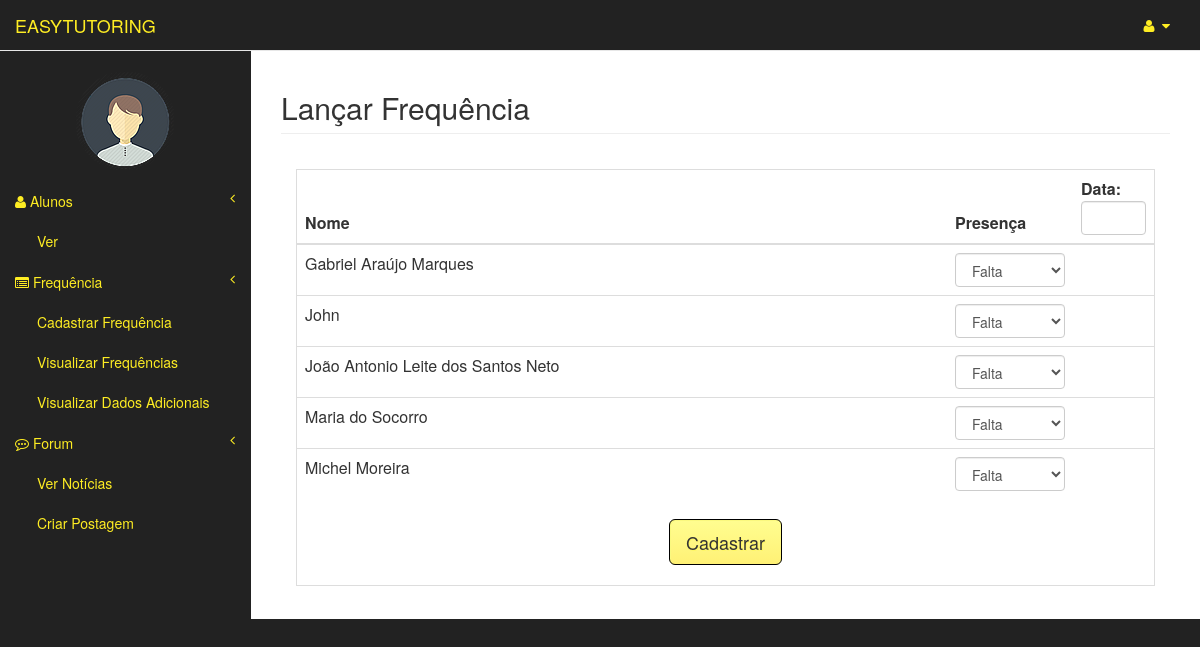
/faltas/new/13/ (signed in), run on the app's committed database.
### usuarios/models.py (models this page shows, shortened)
class Usuario(models.Model):
	user = models.OneToOneField(User)
	matricula = models.CharField(max_length=20)
	curso = models.CharField(max_length=3)
	tipo = models.CharField(max_length=8, blank=False,null=True)
	nome_completo = models.CharField(max_length=150)
	img = models.ImageField(upload_to="img/original/", blank=True)
	thumb = ThumbnailerImageField(upload_to="img/thumb/", blank=True,null=True,resize_source=dict(size=(100, 100), sharpen=True))

class Aluno(Usuario):
	pass
	class Meta:
		permissions= (
			("pode_acessar_area_aluno", "pode acessar area aluno"),
		)

### faltas/views.py (the view)
# urls.py: url(r'^new/(?P<turma_id>[0-9]+)/$', views.new, name='new'),
def new(request,turma_id):
	user = request.user
	usuario = Usuario.objects.get(user=user)
	turma = Turma.objects.get(pk=turma_id)
	alunos = turma.alunos.all().order_by('nome_completo')
	context= {'turma': turma,
	'alunos': alunos,
	'usuario':usuario}
	return render(request,'faltas/new.html',context=context)

### templates/faltas/new.html (shortened to what this page needs)
{% extends "tutor_area/turmaArea.html" %}
{% block ref %}
    <link rel="stylesheet" href="http://code.jquery.com/ui/1.9.1/themes/base/jquery-ui.css" />
{% endblock ref %}
{% load widget_tweaks %}
{% block pageHeader %}
    <h2 class="page-header">Lançar Frequência</h2>
{% endblock pageHeader %}
{% block form %}
    <div class="panel-body" >
        <div class="table-responsive table-bordered">
            <table class="table">
                <thead>
                    <tr>
                        <th>Nome</th>
                        <th>Presença</th>
                        <th>
                 Data: <input  class="form-control" type ="text" id="calendario"/>
                        </th>
                    </tr>
                </thead>
                <tbody>
                	{% for aluno in alunos %}
                        <tr>
                            <td style="width: 650px;">{{aluno.nome_completo}}</td>
                             <td><select id="selecao" class="form-control" style="width: 110px;">
                                  <option value="{{aluno.id}}">Falta</option>
                                </select>   </td>
                            <td ></td>
                        </tr>
					{% endfor %}
                </tbody>
            </table>
                <center><button class="btn btn-default btn-lg btn-login" id="submeter">Cadastrar</button></center><br>
        </div>
    </div>
{% endblock form %}

### templates/tutor_area/turmaArea.html (shortened to what this page needs)
{% extends "templateEasyTutoring.html" %}
{% block principal %}
    <a class="navbar-brand" href="{% url 'tutor_area:index' %}" id="link-color">EASYTUTORING</a>
{% endblock principal %}
{% block barraLateral %}
                <div class="navbar-default sidebar" role="navigation">
                <div class="sidebar-nav navbar-collapse">
                    <ul class="nav" id="side-menu">
                        <br>
                       <center><p><img src="{{ usuario.thumb.url}}" class= "img-circle"/> </p></center>
                        <li class="itens-menu">
                            <a href="#" id="link-color"><i class="fa fa-user"></i>  Alunos<span class="fa arrow"></span></a>
                            <ul class="nav nav-second-level">
                               <li>
                                    <a href="{% url 'tutor_area:listAlunos' turma.id %}" id="link-color"> Ver</a>
                                </li>
                            </ul>
                        </li>
                        <li class="itens-menu">
                            <a href="#" id="link-color"><i class="fa fa-list-alt" id="link-color"></i> Frequência<span class="fa arrow"></span></a>
                            <ul class="nav nav-second-level">
                               <li>
                                    <a href="{% url 'faltas:new' turma.id%}"  id="link-color">Cadastrar Frequência</a>
                                </li>
                                <li>
                                    <a href="{% url 'faltas:dadosFrequencia' turma.id%}" id="link-color">Visualizar Frequências</a>
                                </li>
                                <li>
                                    <a href="#" id="link-color">Visualizar Dados Adicionais</a>
                                </li>
                            </ul>
                        </li>
                        <li class="itens-menu">
                            <a href="#" id="link-color"><i class="fa fa-commenting-o"></i> Forum<span class="fa arrow"></span></a>
                            <ul class="nav nav-second-level">
                                <li>
                                    <a href="#" id="link-color">Ver Notícias</a>
                                </li>
                                <li>
                                    <a href="#" id="link-color"> Criar Postagem</a>
                                </li>
                            </ul>
                        </li>
                    </ul>
                </div>
            </div>
{% endblock barraLateral %}

### static/css/tutoring.css (style rules this page uses)
.btn-login { border:1px solid black; background:-webkit-gradient( linear, left top, left bottom, color-stop(5%, #fffd8f), color-stop(100%, #fff175) ); background-color:#fffd8f; text-shadow:1px 1px 0px #fff766; box-shadow:inset 1px 1px 0px 0px #faf87f; }
#link-color { color: #feed23; }

### data on the page
Usuario: thumb (picture)
Aluno: nome_completo "Gabriel Araújo Marques"
Aluno: nome_completo "John"
Aluno: nome_completo "João Antonio Leite dos Santos Neto"
Aluno: nome_completo "Maria do Socorro"
Aluno: nome_completo "Michel Moreira"
